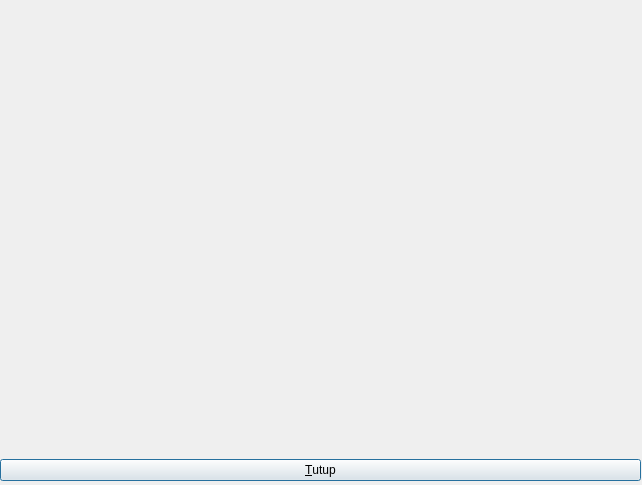
<?xml version="1.0" encoding="UTF-8"?>
<ui version="4.0">
 <class>DialogContour</class>
 <widget class="QDialog" name="DialogContour">
  <property name="geometry">
   <rect>
    <x>0</x>
    <y>0</y>
    <width>642</width>
    <height>485</height>
   </rect>
  </property>
  <property name="minimumSize">
   <size>
    <width>642</width>
    <height>485</height>
   </size>
  </property>
  <property name="maximumSize">
   <size>
    <width>642</width>
    <height>485</height>
   </size>
  </property>
  <property name="windowTitle">
   <string>Dialog</string>
  </property>
  <widget class="QWidget" name="verticalLayoutWidget">
   <property name="geometry">
    <rect>
     <x>0</x>
     <y>0</y>
     <width>641</width>
     <height>481</height>
    </rect>
   </property>
   <layout class="QVBoxLayout" name="verticalLayout">
    <item>
     <widget class="CounturWindow" name="widgetCountur" native="true"/>
    </item>
    <item>
     <widget class="QPushButton" name="buttonTutup">
      <property name="text">
       <string>&amp;Tutup</string>
      </property>
     </widget>
    </item>
   </layout>
  </widget>
 </widget>
 <customwidgets>
  <customwidget>
   <class>CounturWindow</class>
   <extends>QWidget</extends>
   <header location="global">CounturWindow.h</header>
   <container>1</container>
  </customwidget>
 </customwidgets>
 <resources/>
 <connections/>
</ui>
